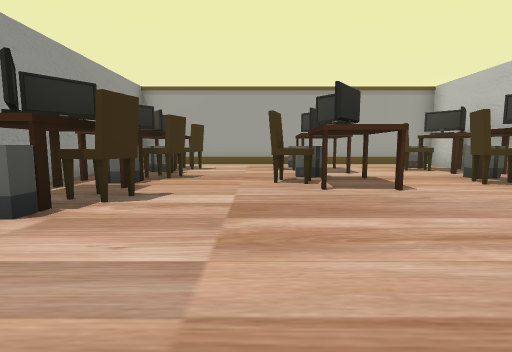
[1] (above)

22 first-person views from a walk through a 3-D level made in the Unity game engine. The camera is 1.4 m above the floor, tilts 6° down and sees 85° across. The floor is counted in squares, 2 m on a side. Each view is taken from the middle of a square. On the plan, view 1 faces up. The plan holds only what a view shows up to about 9 squares ahead; the rest is blank. The place goes on beyond the plan. Some animated figures are not drawn. Some surface patterns are stand-ins.

[2]
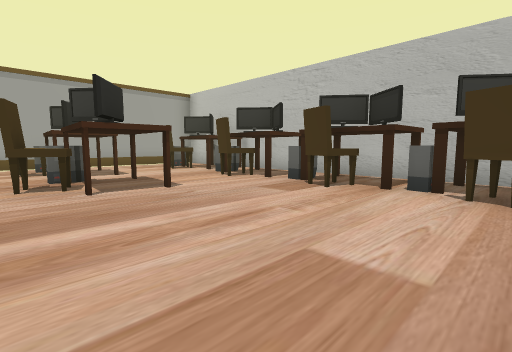

[3]
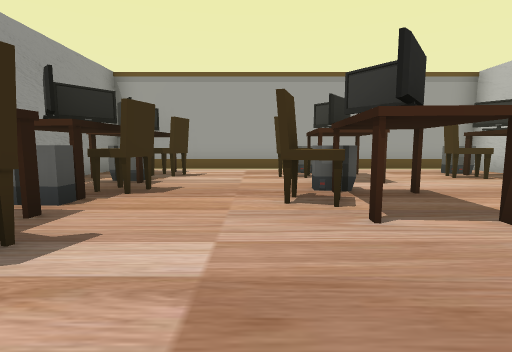

[4]
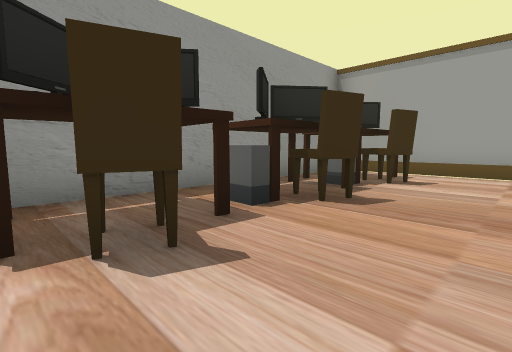

[5]
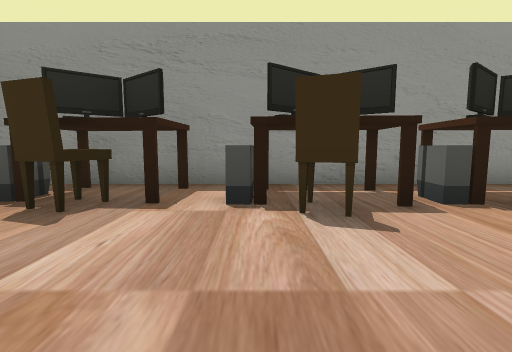

[6]
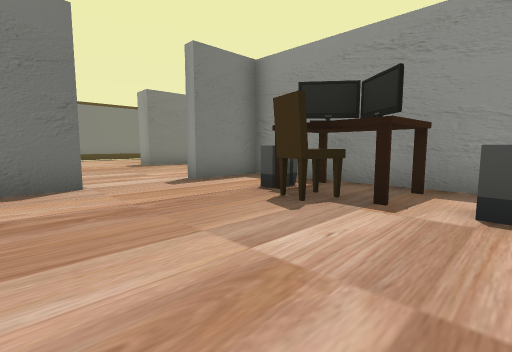

[7]
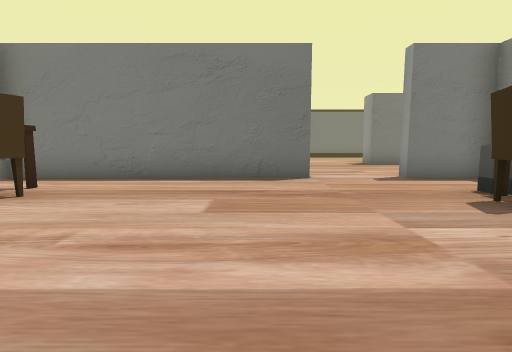

[8]
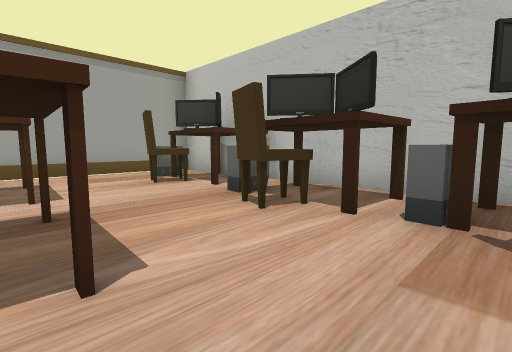

[9]
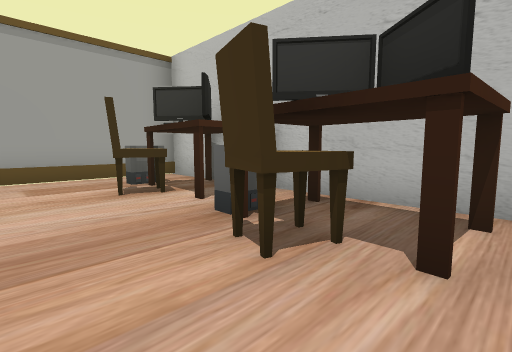

[10]
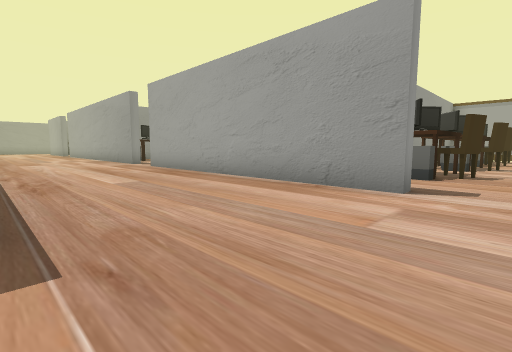

[11]
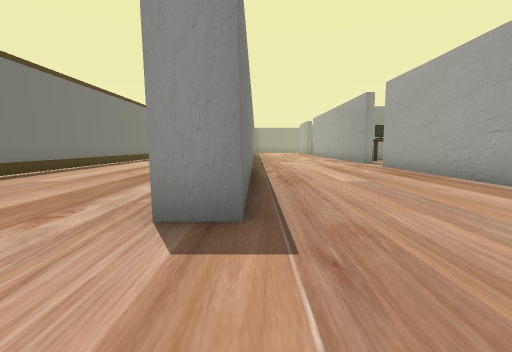

[12]
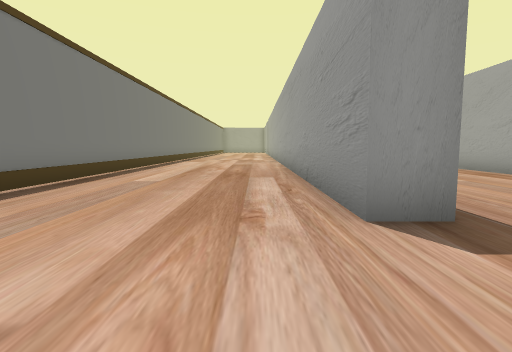

[13]
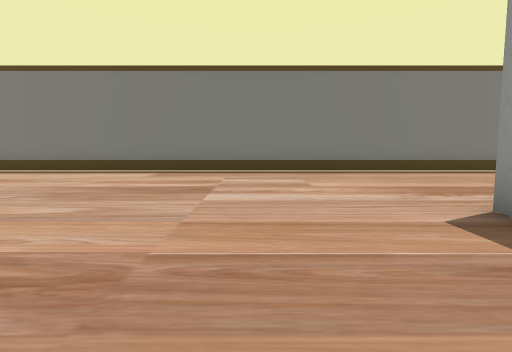

[14]
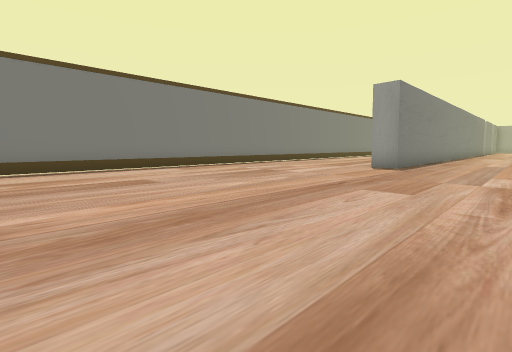

[15]
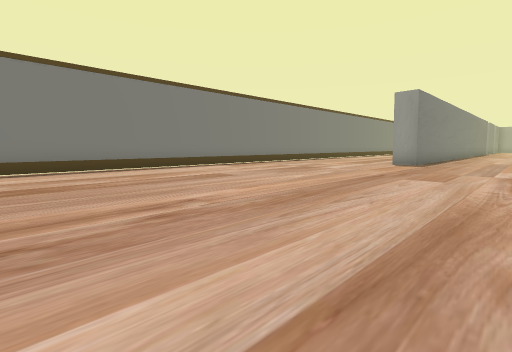

[16]
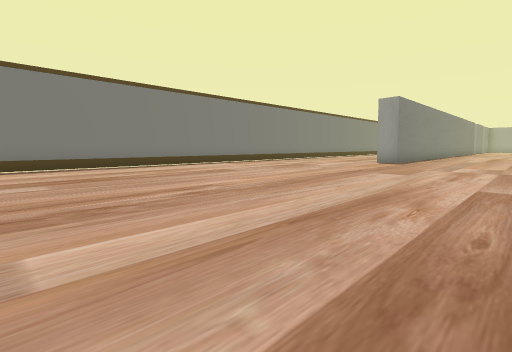

[17]
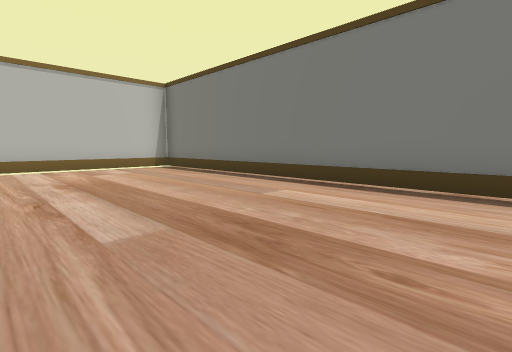

[18]
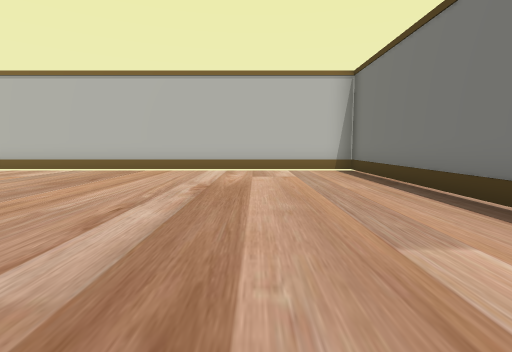

[19]
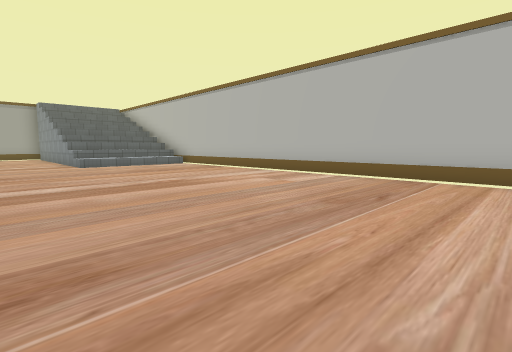

[20]
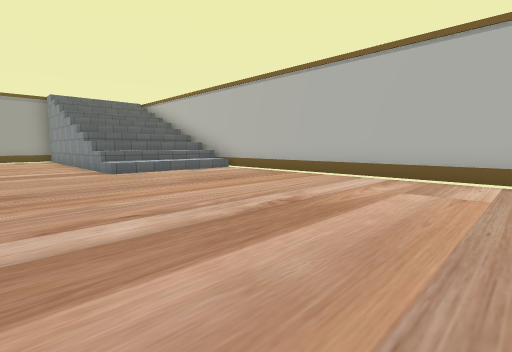

[21]
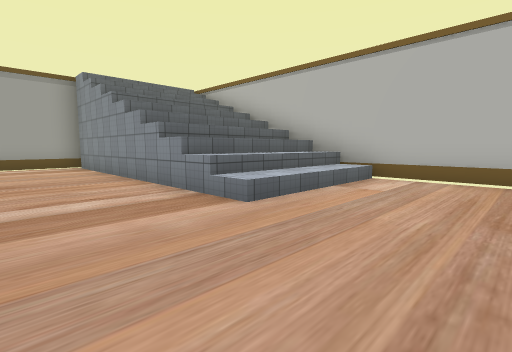

[22]
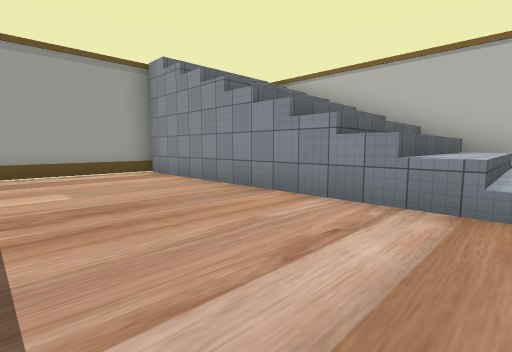

### Floor plan
Points are (right, up) in squares from view 1. A wall is a line through its corners. A room is listed if a view was taken in it or the views show most of it. See-through windows are left out.
Room 1 (views 1, 2, 3, 4, 5, 6, 7, 8, 9)
walls: (-0.2, -2.2) (6.6, -2.2); (6.6, 0.2) (6.6, 10.5) (-4.2, 10.5) (-4.2, -2.2) (-2.4, -2.2)
ways out: opening at (-1.5, -2) to room 2; gap at (-4, 5); gap at (-2, 10)
objects: other object (-4, 0); other object (-4, 6); other object (-3, 0); other object (-3, 1) to (-2, 1); other object (-3, 3); other object (-3, 5); other object (-3, 8); other object (-2, 4); other object (-2, 5); other object (-2, 6); other object (-2, 8); other object (-2, 9); other object (1, 5) to (1, 6); other object (1, 7); other object (1, 8); other object (1, 9); other object (1, 10); other object (2, 6); other object (5, -1); other object (5, 0); other object (5, 1); other object (5, 3); other object (5, 4); other object (5, 5); other object (5, 6); other object (5, 8); other object (5, 9); other object (6, 3); other object (6, 9)
Room 2 (views 10, 11, 12, 13, 14, 15, 16, 17, 18, 19, 20, 21, 22)
walls: (-2.4, -2.2) (-2.4, -2.5) (-10.1, -2.5); (11.4, 2.5) (11.4, 10.5) (8.2, 10.5); (-9.5, -7.1) (-3.6, -7.1) (-3.6, -8) (-10, -8); (15.2, 3.3) (11.4, 3.3); (-10.1, -12.8) (15.4, -12.8) (15.4, 4.1) (11.4, 4.1)
low walls: (15.2, 2.5) (11.4, 2.5)
ways out: opening at (-1.5, -2) to room 1

Where each view was taken, in squares from view 1:
view 1: 0 up, 0 right, facing up
view 2: 0 up, 0 right, facing up-right
view 3: 2 up, 0 right, facing up
view 4: 3 up, 0 right, facing up-left
view 5: 3 up, 1 right, facing left
view 6: 3 up, 1 right, facing down-left
view 7: 4 up, 1 right, facing down
view 8: 3 up, 2 right, facing up-right
view 9: 4 up, 3 right, facing up-right
view 10: 7 down, 1 left, facing up-left
view 11: 7 down, 1 left, facing left
view 12: 9 down, 1 left, facing left
view 13: 5 down, 1 left, facing down
view 14: 4 down, 6 right, facing down-left
view 15: 4 down, 8 right, facing down-left
view 16: 3 down, 9 right, facing down-left
view 17: 8 down, 6 right, facing down-right
view 18: 10 down, 7 right, facing right
view 19: 8 down, 9 right, facing up-right
view 20: 5 down, 9 right, facing up-right
view 21: 0 up, 9 right, facing up-right
view 22: 3 up, 8 right, facing up-right
